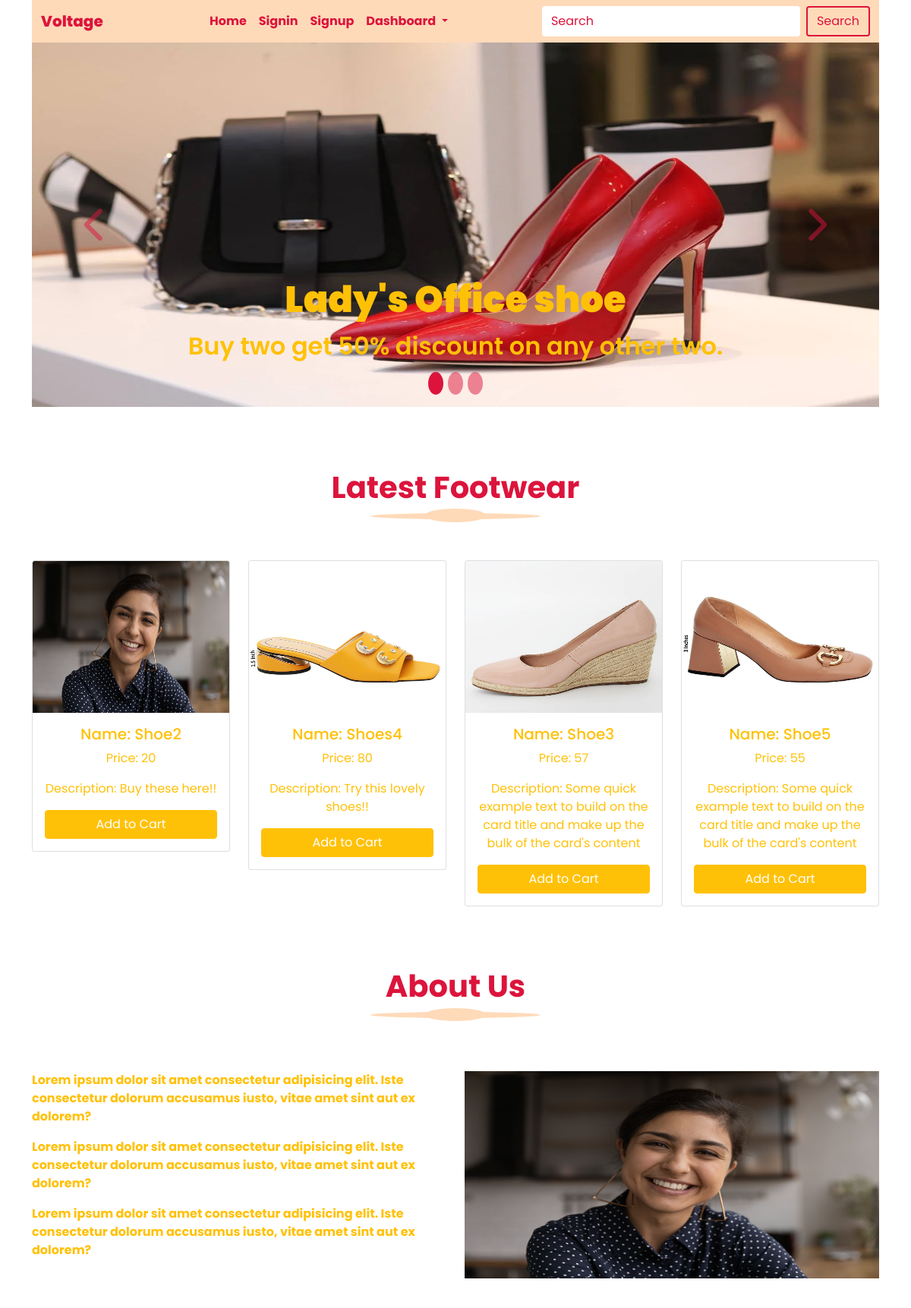
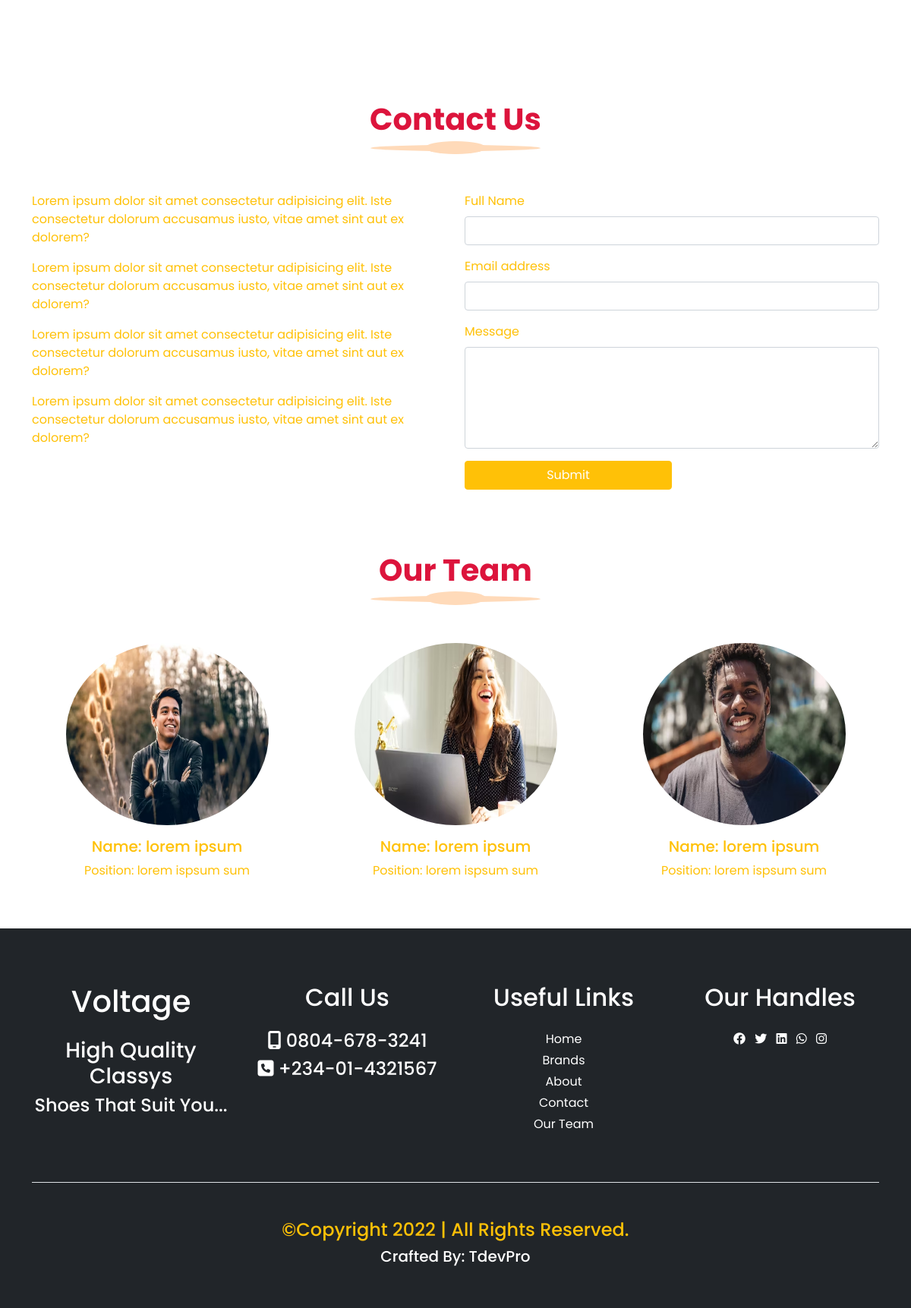
The page / on the database its author committed (2 pictures, top to bottom).
### home/models.py (models this page shows, shortened)
class Product(models.Model):
    title = models.CharField(max_length=250)    # title= name of product
    img = models.ImageField(upload_to ='product', default='prod.jpg')
    price = models.IntegerField()
    max_quantity = models.IntegerField()
    min_quantity =models.IntegerField(default=1, editable=False)
    display = models.BooleanField()
    latest = models.BooleanField(default=False)
    trending = models.BooleanField(default=False)
    description = models.TextField()
    created = models.DateTimeField(auto_now_add=True)
    update = models.DateTimeField(auto_now=True)
    class Meta:
        db_table = 'product'
        managed = True
        verbose_name = 'Product'
        verbose_name_plural = 'Products'

### home/views.py (the view)
# urls.py: path('', views.index, name='index'),
def index(request):
    latest = Product.objects.filter(latest=True)   #reading from the db
    trending = Product.objects.filter(trending=True)
    context = {
        'vic':latest,
        'math': trending,
    }
    return render(request, 'index.html', context)

### home/context_processor.py (called while the page is built)
def readcart(request):
    cart = Shopcart.objects.filter(user__username = request.user.username, paid = False)
    cartcount = 0
    for count in cart:
        cartcount += count.quantity
    context = {
        'cartcount' : cartcount
    }
    return context

### home/templates/index.html (shortened to what this page needs)
{% extends 'base.html' %}
{% block header %}   {% include "header.html" %}     {% endblock header %}
{% block carousel %}  {% include 'carousel.html' %}     {% endblock carousel %}
{% block content %}
<div class="container">
    <h1 class="cap">latest footwear</h1>
    <div class="row justify-content-center justify-content-md-around justify-content-lg-center text-center gy-5 text-warning">
    {% if vic %}
      {% for v in vic %}
        <div class="col-10 col-sm-6 col-md-5 col-lg-4 col-xl-3">
          <div class="card">
            <img src="{{v.img.url}}" class="card-img-top img">
            <div class="card-body">
              <h5 class="card-title text-capitalize">Name: {{v.title}}</h5>
              <p class="card-text">Price: {{v.price}}</p>
              <p class="card-text ">Description: {{v.description}}</p>
              <a href="{% url 'products' %}" class="btn btn-warning text-white w-100">Add to Cart</a>
            </div>
          </div>
        </div>
      {% endfor %}
    {% endif %}
    </div>
  </div>
{% endblock content %}
{% block about %}   {% include "about.html" %}        {% endblock about %}
{% block contact %}    {% include "contact.html" %}      {% endblock contact %}
{% block team %}     {% include "team.html" %}        {% endblock team %}
{% block footer %}  {% include "footer.html" %}   {% endblock footer %}

### home/static/css/style.css (style rules this page uses)
:root { --bg-color: peachpuff; --txt-color: crimson; }
* { margin: 0; padding: 0; box-sizing: border-box; }
html { scroll-behavior: smooth; }
body { font-family: 'Poppins', sans-serif; }
a { text-decoration: none; }
.cap { text-align: center; color: crimson; font-weight: 700; text-transform: capitalize; font-size: 2.5rem; margin-top: 4rem; margin-bottom: 4rem; }
.cap::before { content: ''; display: block; width: 5rem; height: 1.1rem; background: peachpuff; margin: auto; border-radius: 100%; transform: translateY(70px); }
.cap::after { content: ''; display: block; width: 14rem; height: .5rem; background: peachpuff; margin: auto; border-radius: 100%; transform: translateY(10px); }
.img { height: 25vh; }

### rows shown on the page
Product: img (picture), title "Shoe2", price "20", description "Buy these here!!"
Product: img (picture), title "Shoes4", price "80", description "Try this lovely shoes!!"
Product: img (picture), title "Shoe3", price "57", description "Some quick example text to build on the card title and make up the bulk of the card's content"
Product: img (picture), title "Shoe5", price "55", description "Some quick example text to build on the card title and make up the bulk of the card's content"
